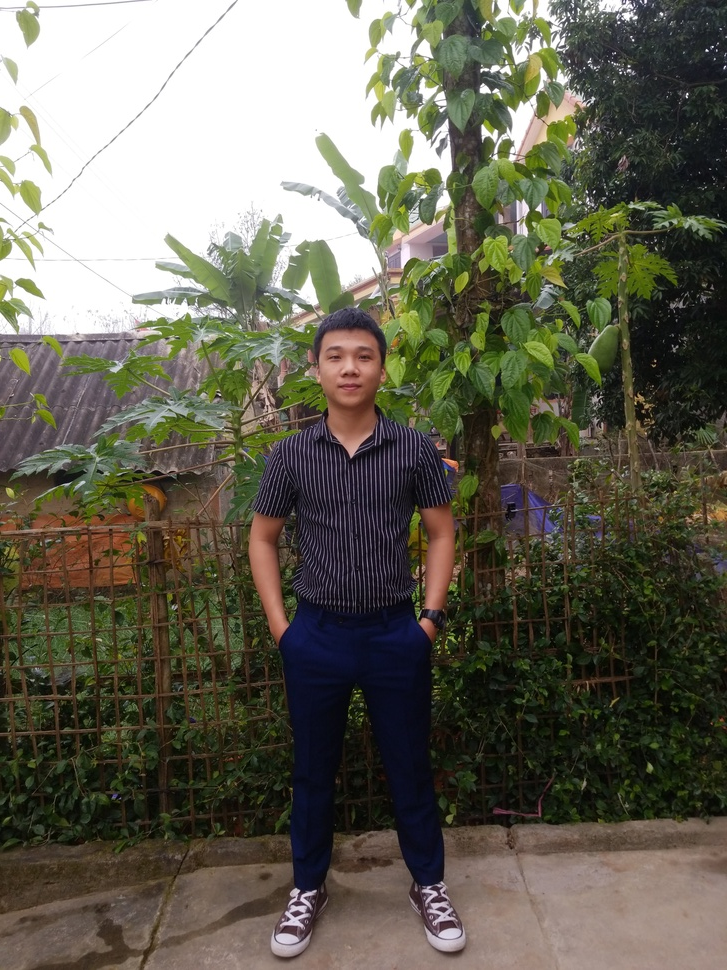
#> input picture profile.jpg, 727 x 970 px, shrunk from 3024 x 4032 before the run, found by its file name
$ jupyter execute --allow-errors Lab2.ipynb   (shell and % lines are left out)
#> lines starting #> are read from the running program, lines starting #| are printed output that depends on the picture
[cell 1]
from matplotlib import pyplot as plt
import cv2 as cv

plt.rcParams["figure.figsize"] = (18, 12)

[cell 2]
face_cascade = cv.CascadeClassifier('C:\\Users\\SBD\\CV_Lab-master\\haarcascade_frontalface_default.xml')
img = cv.imread('C:\\Users\\SBD\\CV_Lab-master\\profile.jpg')
#> img is the input picture: shape (970, 727, 3); mean B, G, R 85.7, 100.1, 102.6
gray = cv.cvtColor(img, cv.COLOR_BGR2GRAY)
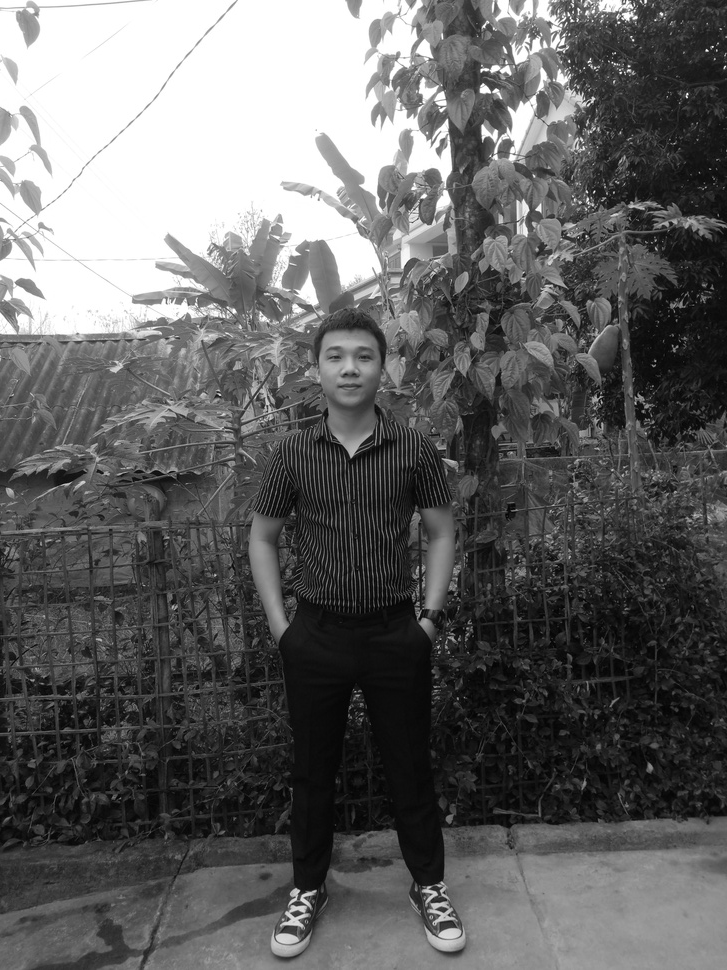
#> gray: shape (970, 727); min 0, max 255, mean 99.2

# cv2 đọc ảnh dạng BGR, matplotlib hiển thị dạng RGB nên
# chuyển đôỉ BGR2RGB để hiển thị được chính xác màu
img = cv.cvtColor(img, cv.COLOR_BGR2RGB)

[cell 3]
faces = face_cascade.detectMultiScale(gray, scaleFactor=1.1, minNeighbors=10)
#> faces = [[311, 326, 77, 77]]

for (x, y, w, h) in faces:
    cv.rectangle(img, (x,y), (x+w,y+h), (255, 0, 0), 10)
#> this loop made 1 pass
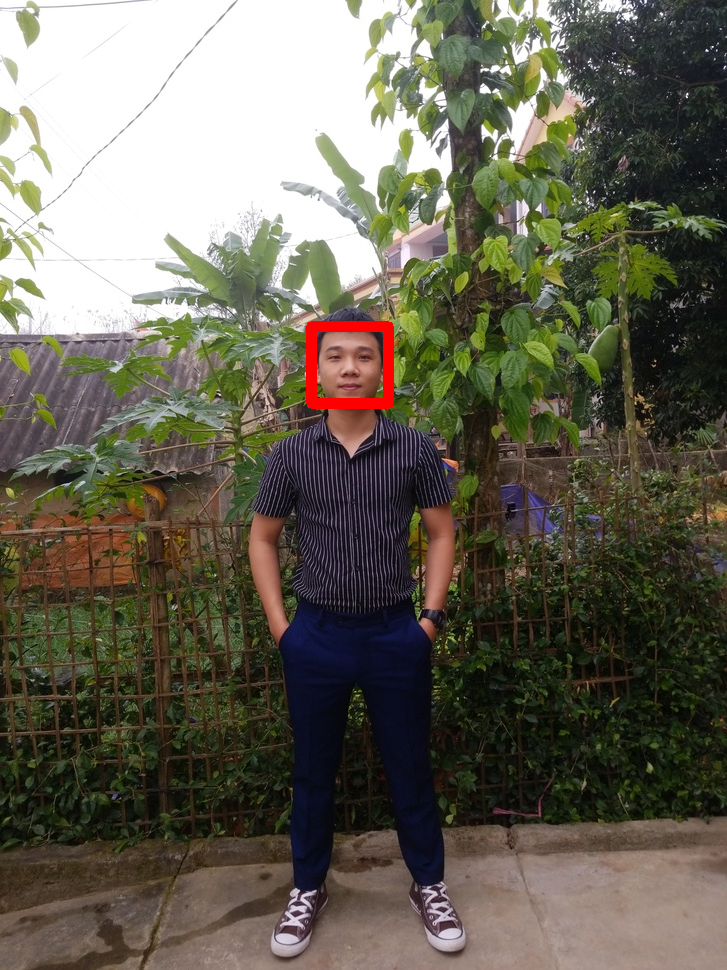
#> img: shape (970, 727, 3); mean R, G, B 103.3, 99.7, 85.4

plt.imshow(img)
crop_img = img[y:y+h, x:x+w].copy()
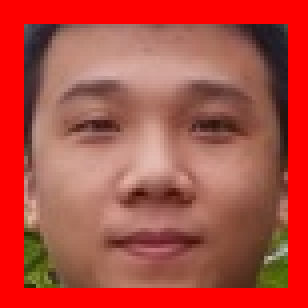
#> crop_img: shape (77, 77, 3) (shown 4 times larger); mean R, G, B 178.3, 76.1, 65.4
cv.imshow("cropped", crop_img)
cv.waitKey(0)
cv.imwrite('01.png',crop_img)
plt.show()

$ run again, with 01.png saved as profile.jpg
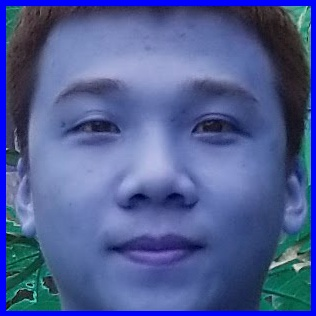
#> input picture 01.png, 316 x 316 px, found by its file name
#> img is the input picture: shape (316, 316, 3); mean B, G, R 148.7, 93.3, 77.6
#> `gray = cv.cvtColor(img, cv.COLOR_BGR2GRAY)`:
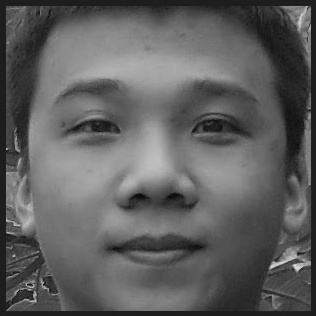
#> gray: shape (316, 316); min 7, max 231, mean 94.9
#> faces = [[21, 22, 275, 275]]
#> the loop `for (x, y, w, h) in faces:` made 1 pass
#> `crop_img = img[y:y+h, x:x+w].copy()`:
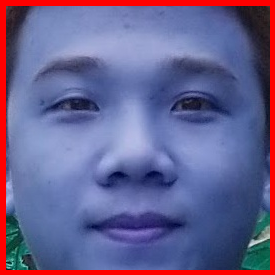
#> crop_img: shape (275, 275, 3); mean R, G, B 103.8, 97.3, 142.2
